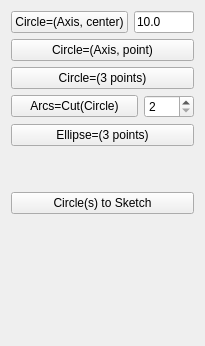
             <widget class="QWidget" name="tab_4">
              <attribute name="icon">
               <iconset>
                <normaloff>../../../../../../../../home/laurent/Documents/03_Plans/Python/Icons/WF_circle.svg</normaloff>../../../../../../../../home/laurent/Documents/03_Plans/Python/Icons/WF_circle.svg</iconset>
              </attribute>
              <attribute name="title">
               <string>Circle</string>
              </attribute>
              <layout class="QGridLayout" name="gridLayout_22">
               <item row="0" column="0" colspan="2">
                <layout class="QHBoxLayout" name="horizontalLayout_11">
                 <item>
                  <widget class="QPushButton" name="button_linecenter_circle">
                   <property name="toolTip">
                    <string>Select an Axis and a Point to create a Circle
centered on the Point, perpendicular to the Axis 
with the given radius.</string>
                   </property>
                   <property name="text">
                    <string>Circle=(Axis, center)</string>
                   </property>
                   <property name="icon">
                    <iconset>
                     <normaloff>../../../../../../../../home/laurent/Documents/03_Plans/Python/Icons/WF_lineCenterCircle.svg</normaloff>../../../../../../../../home/laurent/Documents/03_Plans/Python/Icons/WF_lineCenterCircle.svg</iconset>
                   </property>
                   <property name="iconSize">
                    <size>
                     <width>32</width>
                     <height>32</height>
                    </size>
                   </property>
                  </widget>
                 </item>
                 <item>
                  <widget class="QLineEdit" name="radius_circle">
                   <property name="minimumSize">
                    <size>
                     <width>40</width>
                     <height>0</height>
                    </size>
                   </property>
                   <property name="maximumSize">
                    <size>
                     <width>60</width>
                     <height>16777215</height>
                    </size>
                   </property>
                   <property name="toolTip">
                    <string>Radius of the Circle.</string>
                   </property>
                   <property name="text">
                    <string>10.0</string>
                   </property>
                  </widget>
                 </item>
                </layout>
               </item>
               <item row="1" column="0" colspan="2">
                <widget class="QPushButton" name="button_linepoint_circle">
                 <property name="toolTip">
                  <string>Select an Axis and a Point  to create a Circle
centered on the Axis and tangenting the Point.</string>
                 </property>
                 <property name="text">
                  <string>Circle=(Axis, point)</string>
                 </property>
                 <property name="icon">
                  <iconset>
                   <normaloff>../../../../../../../../home/laurent/Documents/03_Plans/Python/Icons/WF_linePointCircle.svg</normaloff>../../../../../../../../home/laurent/Documents/03_Plans/Python/Icons/WF_linePointCircle.svg</iconset>
                 </property>
                 <property name="iconSize">
                  <size>
                   <width>32</width>
                   <height>32</height>
                  </size>
                 </property>
                </widget>
               </item>
               <item row="2" column="0" colspan="2">
                <widget class="QPushButton" name="button_3points_circle">
                 <property name="toolTip">
                  <string>Select 3 Points  to create a Circle.</string>
                 </property>
                 <property name="text">
                  <string>Circle=(3 points)</string>
                 </property>
                 <property name="icon">
                  <iconset>
                   <normaloff>../../../../../../../../home/laurent/Documents/03_Plans/Python/Icons/WF_3pointsCircle.svg</normaloff>../../../../../../../../home/laurent/Documents/03_Plans/Python/Icons/WF_3pointsCircle.svg</iconset>
                 </property>
                 <property name="iconSize">
                  <size>
                   <width>32</width>
                   <height>32</height>
                  </size>
                 </property>
                </widget>
               </item>
               <item row="3" column="0" colspan="2">
                <layout class="QHBoxLayout" name="horizontalLayout_24">
                 <item>
                  <widget class="QPushButton" name="button_cut_circle">
                   <property name="toolTip">
                    <string>Create Arcs:
Cut the selected Circle(s) or Arc(s) in 2(n) parts and create 2(n) Arcs.
The number indicates in how many parts to cut.
- First select as many Circles and Arcs you want
- Second set the number of parts
- Third push this button

NB: You can change the successive lines to be bicolor (red and white)  
in &quot;Ori. Pref.&quot;  TAB</string>
                   </property>
                   <property name="text">
                    <string>Arcs=Cut(Circle)</string>
                   </property>
                   <property name="icon">
                    <iconset>
                     <normaloff>../../../../../../../../home/laurent/Documents/03_Plans/Python/Icons/WF_cutCircle.svg</normaloff>../../../../../../../../home/laurent/Documents/03_Plans/Python/Icons/WF_cutCircle.svg</iconset>
                   </property>
                   <property name="iconSize">
                    <size>
                     <width>32</width>
                     <height>32</height>
                    </size>
                   </property>
                  </widget>
                 </item>
                 <item>
                  <widget class="QSpinBox" name="spin_circle_cut">
                   <property name="minimumSize">
                    <size>
                     <width>40</width>
                     <height>0</height>
                    </size>
                   </property>
                   <property name="maximumSize">
                    <size>
                     <width>50</width>
                     <height>16777215</height>
                    </size>
                   </property>
                   <property name="toolTip">
                    <string>The number indicates in how many parts the selected Circle will be cut  (Max 100).</string>
                   </property>
                   <property name="minimum">
                    <number>2</number>
                   </property>
                   <property name="maximum">
                    <number>100</number>
                   </property>
                   <property name="singleStep">
                    <number>1</number>
                   </property>
                  </widget>
                 </item>
                </layout>
               </item>
               <item row="4" column="0" colspan="2">
                <widget class="QPushButton" name="button_3points_ellipse">
                 <property name="toolTip">
                  <string>Select a center and 2 Points to create an Ellipse.</string>
                 </property>
                 <property name="text">
                  <string>Ellipse=(3 points)</string>
                 </property>
                 <property name="icon">
                  <iconset>
                   <normaloff>../../../../../../../../home/laurent/Documents/03_Plans/Python/Icons/WF_3pointsEllipse.svg</normaloff>../../../../../../../../home/laurent/Documents/03_Plans/Python/Icons/WF_3pointsEllipse.svg</iconset>
                 </property>
                 <property name="iconSize">
                  <size>
                   <width>32</width>
                   <height>32</height>
                  </size>
                 </property>
                </widget>
               </item>
               <item row="5" column="0">
                <spacer name="verticalSpacer_7">
                 <property name="orientation">
                  <enum>Qt::Vertical</enum>
                 </property>
                 <property name="sizeHint" stdset="0">
                  <size>
                   <width>20</width>
                   <height>40</height>
                  </size>
                 </property>
                </spacer>
               </item>
               <item row="6" column="0" colspan="2">
                <widget class="QPushButton" name="button_circle_to_sketch">
                 <property name="toolTip">
                  <string>Transform Circle(s) and Arc(s) in Sketch's object(s) by projection onto the Sketch's Plane:
- First select an existing Skecth;
- Select as much as Circles and arcs needed;
Then click on this button.</string>
                 </property>
                 <property name="text">
                  <string>Circle(s) to Sketch</string>
                 </property>
                 <property name="icon">
                  <iconset>
                   <normaloff>../../../../../../../../home/laurent/Documents/03_Plans/Python/Icons/WF_2Sketch.svg</normaloff>../../../../../../../../home/laurent/Documents/03_Plans/Python/Icons/WF_2Sketch.svg</iconset>
                 </property>
                 <property name="iconSize">
                  <size>
                   <width>32</width>
                   <height>32</height>
                  </size>
                 </property>
                </widget>
               </item>
               <item row="7" column="1">
                <spacer name="verticalSpacer_16">
                 <property name="orientation">
                  <enum>Qt::Vertical</enum>
                 </property>
                 <property name="sizeHint" stdset="0">
                  <size>
                   <width>20</width>
                   <height>121</height>
                  </size>
                 </property>
                </spacer>
               </item>
              </layout>
             </widget>
